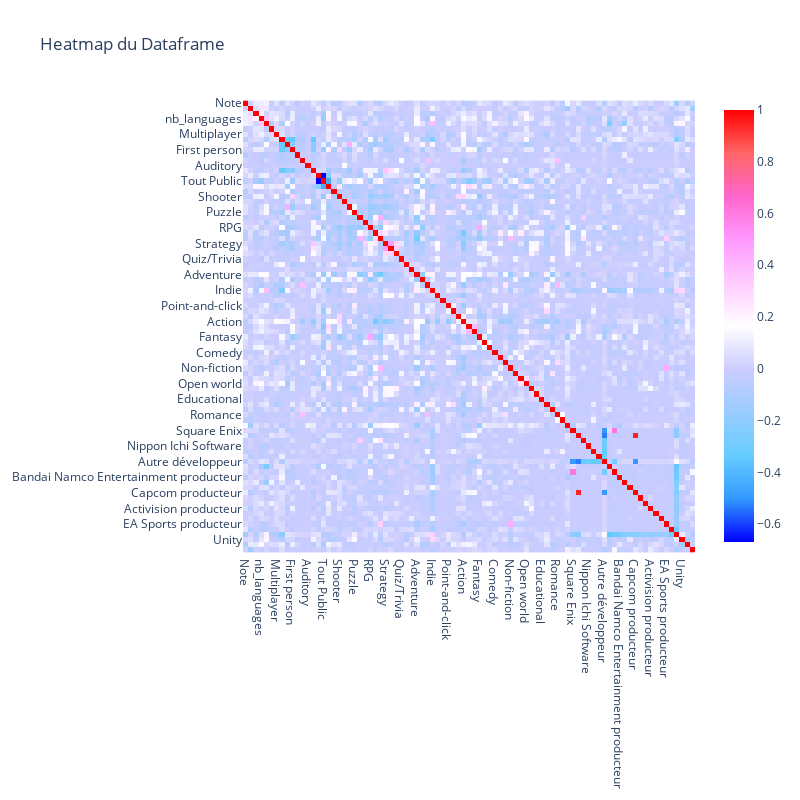

Notebook code cell kept with this figure:
### Markdown cell above
Etant donné qu'on dispose de 86 variables à inclure dans notre heatmap, on ne voit pas grand chose quand on représente l'intégralité des variables sur la heatmap. On ne peut donc pas interpréter quoique ce soit. \
Il est donc judicieux d'utiliser une autre heatmap avec laquelle on peut zoomer. Sur la heatmap suivante, tous les noms des variables ne sont pas inscrits en abscisse et ordonnées, néanmoins elles sont toutes représentées et on peut voir que toutes les corrélations entre toutes les variables sont présentes sur la heatmap en zoomant.

### Code cell
fig = px.imshow(dfheatmap.corr(), title='Heatmap du Dataframe', color_continuous_scale='Picnic', width=800, height=800)

fig.show()

### Figure 1 — Plotly figure (JSON) as saved in the notebook; plotly's stock layout.template omitted (floating-point values rounded to 4 significant figures; data arrays with more than 128 entries replaced by an {"elided": "..."} marker saying what was removed)
{"data": [{"coloraxis": "coloraxis", "hovertemplate": "x: %{x}<br>y: %{y}<br>color: %{z}<extra></extra>", "name": "0", "type": "heatmap", "x": ["Note", "Date de Sortie", "Hypes", "nb_languages", "nb_platforms", "Graphismes", "Multiplayer", "Third person", "Side view", "First person", "Virtual Reality", "Text", "Auditory", "Bird View", "16 year", "Tout Public", "18 year", "Fighting", "Shooter", "Music", "Platform", "Puzzle", "Racing", "RTS", "RPG", "Simulator", "Sport", "Strategy", "TBS", "Tactical", "Quiz/Trivia", "Hack and slash/Beat 'em up", "Pinball", "Adventure", "Arcade", "Visual Novel", "Indie", "Card & Board Game", "MOBA", "Point-and-click", "Thriller", "Science fiction", "Action", "Horror", "Survival", "Fantasy", "Historical", "Stealth", "Comedy", "Business", "Drama", "Non-fiction", "Kids", "Sandbox", "Open world", "Warfare", "4X", "Educational", "Mystery", "Party", "Romance", "Erotic", "Moyenne notes similaires", "Square Enix", "Capcom", "Milestone", "Nippon Ichi Software", "Spike ChunSoft", "Nihon Falcom", "Autre développeur", "Nintendo producteur", "Square Enix producteur", "Bandai Namco Entertainment producteur", "Sony Interactive Entertainment producteur", "Devolver Digital producteur", "Capcom producteur", "Electronic Arts producteur", "Ubisoft Entertainment producteur", "Activision producteur", "Focus Entertainment producteur", "Team17 producteur", "EA Sports producteur", "Sega producteur", "Autre producteur", "Unity", "Unreal Engine", "Franchise bool"], "xaxis": "x", "y": ["Note", "Date de Sortie", "Hypes", "nb_languages", "nb_platforms", "Graphismes", "Multiplayer", "Third person", "Side view", "First person", "Virtual Reality", "Text", "Auditory", "Bird View", "16 year", "Tout Public", "18 year", "Fighting", "Shooter", "Music", "Platform", "Puzzle", "Racing", "RTS", "RPG", "Simulator", "Sport", "Strategy", "TBS", "Tactical", "Quiz/Trivia", "Hack and slash/Beat 'em up", "Pinball", "Adventure", "Arcade", "Visual Novel", "Indie", "Card & Board Game", "MOBA", "Point-and-click", "Thriller", "Science fiction", "Action", "Horror", "Survival", "Fantasy", "Historical", "Stealth", "Comedy", "Business", "Drama", "Non-fiction", "Kids", "Sandbox", "Open world", "Warfare", "4X", "Educational", "Mystery", "Party", "Romance", "Erotic", "Moyenne notes similaires", "Square Enix", "Capcom", "Milestone", "Nippon Ichi Software", "Spike ChunSoft", "Nihon Falcom", "Autre développeur", "Nintendo producteur", "Square Enix producteur", "Bandai Namco Entertainment producteur", "Sony Interactive Entertainment producteur", "Devolver Digital producteur", "Capcom producteur", "Electronic Arts producteur", "Ubisoft Entertainment producteur", "Activision producteur", "Focus Entertainment producteur", "Team17 producteur", "EA Sports producteur", "Sega producteur", "Autre producteur", "Unity", "Unreal Engine", "Franchise bool"], "yaxis": "y", "z": {"elided": "87x87 float values"}}], "layout": {"coloraxis": {"colorscale": [[0, "rgb(0,0,255)"], [0.1, "rgb(51,153,255)"], [0.2, "rgb(102,204,255)"], [0.3, "rgb(153,204,255)"], [0.4, "rgb(204,204,255)"], [0.5, "rgb(255,255,255)"], [0.6, "rgb(255,204,255)"], [0.7, "rgb(255,153,255)"], [0.8, "rgb(255,102,204)"], [0.9, "rgb(255,102,102)"], [1, "rgb(255,0,0)"]]}, "height": 800, "title": {"text": "Heatmap du Dataframe"}, "width": 800, "xaxis": {"anchor": "y", "constrain": "domain", "domain": [0, 1], "scaleanchor": "y"}, "yaxis": {"anchor": "x", "autorange": "reversed", "constrain": "domain", "domain": [0, 1]}}}
